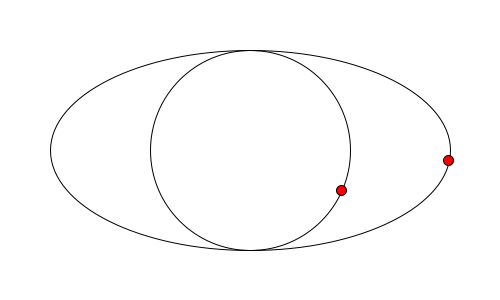
Frame 1 (no input)
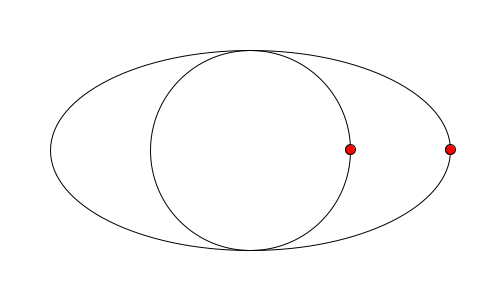
Frame 60 (the mouse pressed at the canvas centre just before this capture)
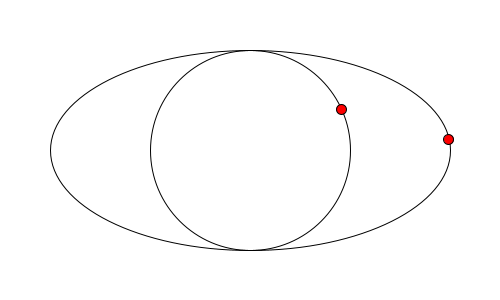
Frame 120 (the mouse held since frame 60 and released just before this capture)

The Processing sketch that drew these frames (run headless with seeded random() and noise(); from frame 60 on, the mouse is pressed at the canvas centre):

// Processing sketch: m4ellipse
// ── m4ellipse.pde
float a,b,f1,f2,t=0,dt;
float x,y;
void setup() {
  size(500, 300);
  a = 200;     b = 100;
  f1 = 1;      f2 = 4;
  frameRate(10);
  dt = 1./frameRate;
}
void draw() {
  background(255);
  noFill();
  circle(width/2,height/2,200);
  ellipse(width/2,height/2,400,200);
  t += dt;
  if(t > 1.0)    t=0.0;
  fill(255,0,0);
  // circle
  x = b*cos(2*PI*f2*t)+width/2;
  y = b*sin(2*PI*f2*t)+height/2;
  circle(x,y,10);
  // ellipse
  x = a*cos(2*PI*f1*t)+width/2;
  y = b*sin(2*PI*f1*t)+height/2;
  circle(x,y,10);
}
